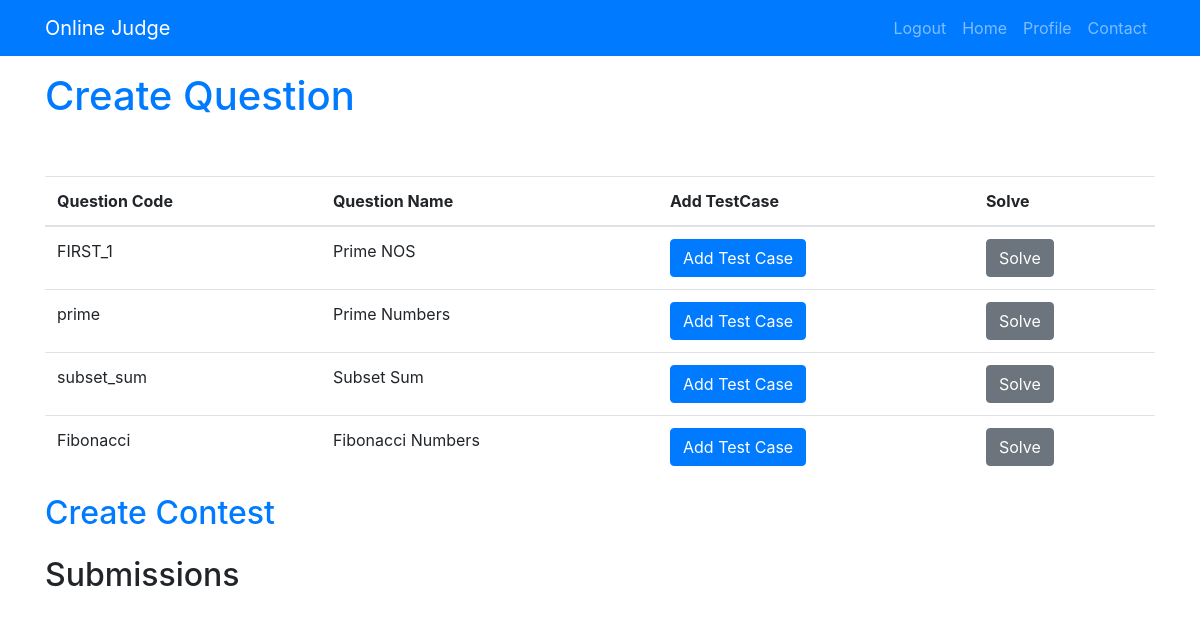
The app's page /, older data.
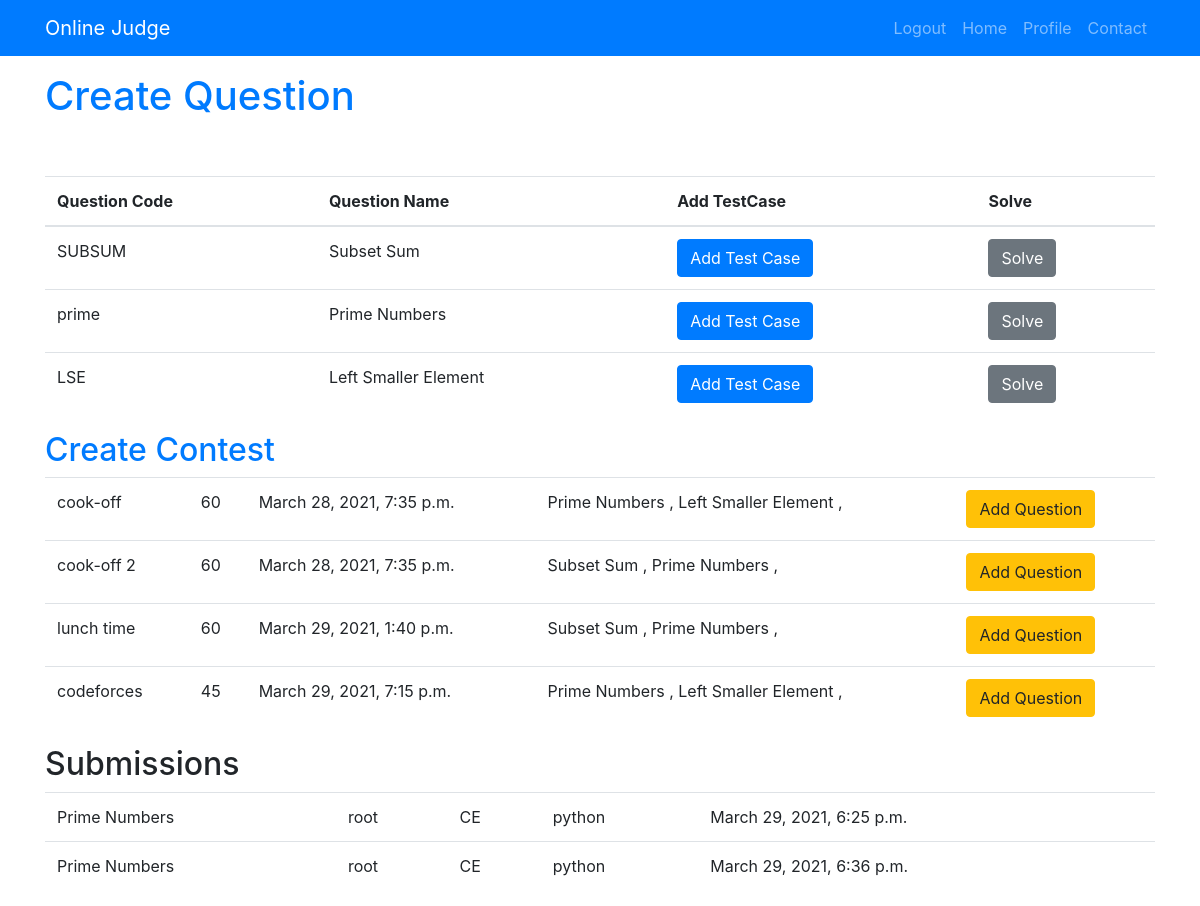
The same page, newer data.
### judge/models.py (models this page shows, shortened)
class Question(models.Model):
    code = models.CharField(max_length=10, unique=True)
    name = models.CharField(max_length=250)
    problem = models.TextField()
    difficulty = models.CharField(max_length=10,choices=level,blank=True)
    points = models.IntegerField(default=0,blank=True)

class Contest(models.Model):
    name = models.CharField(max_length=50)
    question = models.ManyToManyField(Question,blank=True)
    start_time = models.DateTimeField()
    duration = models.IntegerField(default=60)

class Submission(models.Model):
    user = models.ForeignKey(User, on_delete=models.CASCADE)
    question = models.ForeignKey(Question, on_delete=models.CASCADE)
    status = models.CharField(max_length=20)
    testcase = models.CharField(max_length=200)
    code = models.TextField()
    language = models.CharField(max_length=15)
    date = models.DateTimeField(auto_now_add=True)

### judge/views.py (the view)
# urls.py: 2. Add a URL to urlpatterns:  path('', views.home, name='home')
def home(request):
    questions_set = Question.objects.all()
    submissions = Submission.objects.all()
    contests = Contest.objects.all()
    context = {
        'questions': questions_set,
        'contests': contests,
        'submissions': submissions,
    }
    return render(request, 'problem/home.html', context)

### templates/problem/home.html
{% extends 'base.html' %}
{% block content %}
    <br>
    <h1><a href="{% url 'createquestion' %}">Create Question</a></h1>
    <br><br>
    <table class="table">
        <thead>
            <tr>
                <th>Question Code</th>
                <th>Question Name</th>
                <th>Add TestCase</th>
                <th>Solve</th>
            </tr>
        </thead>
        {% for question in questions %}
            <tr>
                <td>{{ question.code }}</td>
                <td>{{ question.name }}</td>
                <td><a class="btn btn-primary" href="{% url 'addtestcase' %}">Add Test Case</a></td>
                <td><a class="btn btn-secondary" href="{% url 'submitcode' question.code %}">Solve</a></td>
            </tr>
        {% endfor %}
    </table>
    <h2><a href="{% url 'contestcreate' %}">Create Contest</a></h2>
    <table class="table">
        {% for contest in contests %}
            <tr>
                <td>{{ contest.name }}</td>
                <td>{{ contest.duration }}</td>
                <td>{{ contest.start_time }}</td>
                <td>
                    {% for question in contest.question.all %}
                        {{ question.name }} ,
                    {% endfor %}
                </td>
                <td><a href="{% url 'addContestQuestion' contest.id %}" class="btn btn-warning">
                    Add Question</a></td>
            </tr>
        {% endfor %}
    </table>
    <h2>Submissions</h2>
    <table class="table">
        {% for submission in submissions %}
            <tr>
                <td>{{ submission.question.name }}</td>
                <td>{{ submission.user.username }}</td>
                <td>{{ submission.status }}</td>
                <td>{{ submission.language }}</td>
                <td>{{ submission.date }}</td>
            </tr>
        {% endfor %}
    </table>
{% endblock %}

Row changes from the older to the newer data that the page shows:
removed Question: code "FIRST_1", name "Prime NOS", shown under "Create Question"
removed Question: code "subset_sum", name "Subset Sum", shown under "Create Question"
removed Question: code "Fibonacci", name "Fibonacci Numbers", shown under "Create Question"
added Question: code "SUBSUM", name "Subset Sum"
added Question: code "LSE", name "Left Smaller Element"
added Contest: name "cook-off", duration "60", start_time "March 28, 2021, 7:35 p.m.", Question (name "Prime Numbers")
added Contest: name "cook-off 2", duration "60", start_time "March 28, 2021, 7:35 p.m.", Question (name "Prime Numbers")
added Contest: name "lunch time", duration "60", start_time "March 29, 2021, 1:40 p.m.", Question (name "Prime Numbers")
added Contest: name "codeforces", duration "45", start_time "March 29, 2021, 7:15 p.m.", Question (name "Prime Numbers")
added Submission: question.name "Prime Numbers", user.username "root", status "CE", language "python", date "March 29, 2021, 6:25 p.m."
added Submission: question.name "Prime Numbers", user.username "root", status "CE", language "python", date "March 29, 2021, 6:36 p.m."
